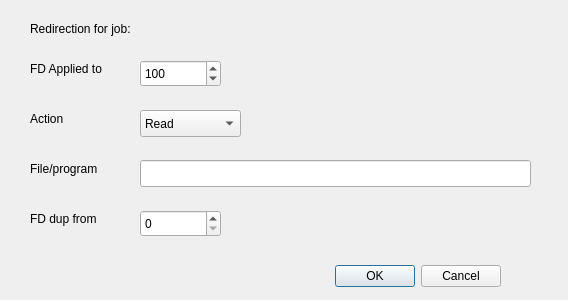
<?xml version="1.0" encoding="UTF-8"?>
<ui version="4.0">
 <class>jredirdlg</class>
 <widget class="QDialog" name="jredirdlg">
  <property name="geometry">
   <rect>
    <x>0</x>
    <y>0</y>
    <width>568</width>
    <height>300</height>
   </rect>
  </property>
  <property name="windowTitle">
   <string>Job redirection</string>
  </property>
  <widget class="QDialogButtonBox" name="buttonBox">
   <property name="geometry">
    <rect>
     <x>290</x>
     <y>260</y>
     <width>211</width>
     <height>32</height>
    </rect>
   </property>
   <property name="orientation">
    <enum>Qt::Horizontal</enum>
   </property>
   <property name="standardButtons">
    <set>QDialogButtonBox::Cancel|QDialogButtonBox::Ok</set>
   </property>
  </widget>
  <widget class="QLabel" name="label">
   <property name="geometry">
    <rect>
     <x>30</x>
     <y>20</y>
     <width>141</width>
     <height>17</height>
    </rect>
   </property>
   <property name="text">
    <string>Redirection for job:</string>
   </property>
  </widget>
  <widget class="QLabel" name="edjob">
   <property name="geometry">
    <rect>
     <x>170</x>
     <y>20</y>
     <width>331</width>
     <height>17</height>
    </rect>
   </property>
   <property name="text">
    <string/>
   </property>
  </widget>
  <widget class="QLabel" name="label_2">
   <property name="geometry">
    <rect>
     <x>30</x>
     <y>60</y>
     <width>101</width>
     <height>17</height>
    </rect>
   </property>
   <property name="text">
    <string>FD Applied to</string>
   </property>
  </widget>
  <widget class="QSpinBox" name="fd">
   <property name="geometry">
    <rect>
     <x>140</x>
     <y>60</y>
     <width>81</width>
     <height>27</height>
    </rect>
   </property>
   <property name="toolTip">
    <string>This is the file descriptor which the redirection applies to</string>
   </property>
   <property name="maximum">
    <number>1023</number>
   </property>
   <property name="singleStep">
    <number>1</number>
   </property>
   <property name="value">
    <number>100</number>
   </property>
  </widget>
  <widget class="QLabel" name="expl">
   <property name="geometry">
    <rect>
     <x>300</x>
     <y>60</y>
     <width>181</width>
     <height>17</height>
    </rect>
   </property>
   <property name="text">
    <string/>
   </property>
  </widget>
  <widget class="QLabel" name="label_3">
   <property name="geometry">
    <rect>
     <x>30</x>
     <y>160</y>
     <width>91</width>
     <height>17</height>
    </rect>
   </property>
   <property name="text">
    <string>File/program</string>
   </property>
  </widget>
  <widget class="QLineEdit" name="filename">
   <property name="geometry">
    <rect>
     <x>140</x>
     <y>160</y>
     <width>391</width>
     <height>27</height>
    </rect>
   </property>
   <property name="toolTip">
    <string>This is the file name to which the file redirections apply.

For &quot;pipe to&quot; and &quot;pipe from&quot; operations, this gives the program
name.</string>
   </property>
  </widget>
  <widget class="QComboBox" name="action">
   <property name="geometry">
    <rect>
     <x>140</x>
     <y>110</y>
     <width>101</width>
     <height>27</height>
    </rect>
   </property>
   <property name="toolTip">
    <string>These are the possible actions of the redirection</string>
   </property>
   <item>
    <property name="text">
     <string>Read</string>
    </property>
   </item>
   <item>
    <property name="text">
     <string>Write</string>
    </property>
   </item>
   <item>
    <property name="text">
     <string>Append</string>
    </property>
   </item>
   <item>
    <property name="text">
     <string>Read / Write</string>
    </property>
   </item>
   <item>
    <property name="text">
     <string>Read / Append</string>
    </property>
   </item>
   <item>
    <property name="text">
     <string>Pipe to</string>
    </property>
   </item>
   <item>
    <property name="text">
     <string>Pipe from</string>
    </property>
   </item>
   <item>
    <property name="text">
     <string>Close</string>
    </property>
   </item>
   <item>
    <property name="text">
     <string>Dup FD</string>
    </property>
   </item>
  </widget>
  <widget class="QLabel" name="label_4">
   <property name="geometry">
    <rect>
     <x>30</x>
     <y>110</y>
     <width>66</width>
     <height>17</height>
    </rect>
   </property>
   <property name="text">
    <string>Action</string>
   </property>
  </widget>
  <widget class="QLabel" name="label_5">
   <property name="geometry">
    <rect>
     <x>30</x>
     <y>210</y>
     <width>91</width>
     <height>17</height>
    </rect>
   </property>
   <property name="text">
    <string>FD dup from</string>
   </property>
  </widget>
  <widget class="QSpinBox" name="fd2">
   <property name="geometry">
    <rect>
     <x>140</x>
     <y>210</y>
     <width>81</width>
     <height>27</height>
    </rect>
   </property>
   <property name="toolTip">
    <string>This is the second file descriptior from which the first one
is duplicated, if applicable.</string>
   </property>
   <property name="maximum">
    <number>1023</number>
   </property>
  </widget>
 </widget>
 <tabstops>
  <tabstop>fd</tabstop>
  <tabstop>action</tabstop>
  <tabstop>filename</tabstop>
  <tabstop>fd2</tabstop>
  <tabstop>buttonBox</tabstop>
 </tabstops>
 <resources/>
 <connections>
  <connection>
   <sender>buttonBox</sender>
   <signal>accepted()</signal>
   <receiver>jredirdlg</receiver>
   <slot>accept()</slot>
   <hints>
    <hint type="sourcelabel">
     <x>248</x>
     <y>254</y>
    </hint>
    <hint type="destinationlabel">
     <x>157</x>
     <y>274</y>
    </hint>
   </hints>
  </connection>
  <connection>
   <sender>buttonBox</sender>
   <signal>rejected()</signal>
   <receiver>jredirdlg</receiver>
   <slot>reject()</slot>
   <hints>
    <hint type="sourcelabel">
     <x>316</x>
     <y>260</y>
    </hint>
    <hint type="destinationlabel">
     <x>286</x>
     <y>274</y>
    </hint>
   </hints>
  </connection>
 </connections>
</ui>
